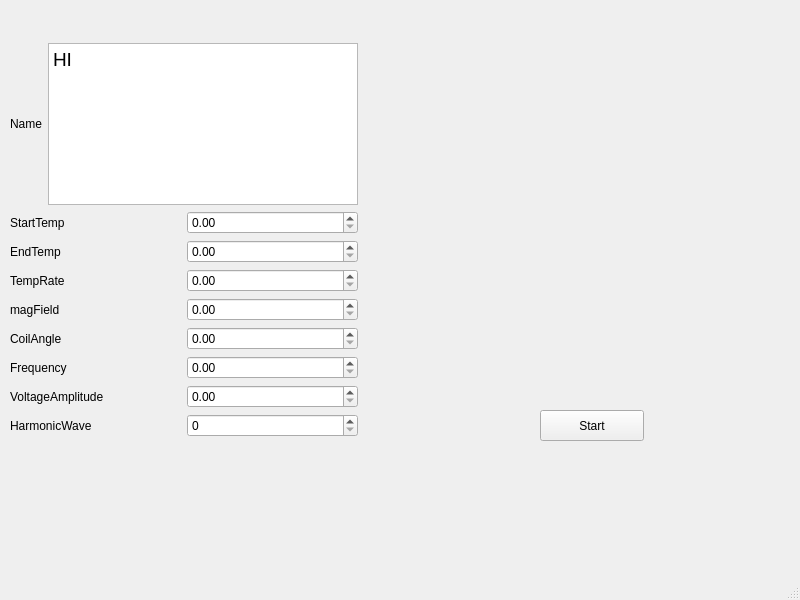
<?xml version="1.0" encoding="UTF-8"?>
<ui version="4.0">
 <class>MainWindow</class>
 <widget class="QMainWindow" name="MainWindow">
  <property name="geometry">
   <rect>
    <x>0</x>
    <y>0</y>
    <width>800</width>
    <height>600</height>
   </rect>
  </property>
  <property name="windowTitle">
   <string>MainWindow</string>
  </property>
  <widget class="QWidget" name="centralwidget">
   <widget class="QPushButton" name="pushButton">
    <property name="geometry">
     <rect>
      <x>540</x>
      <y>410</y>
      <width>104</width>
      <height>31</height>
     </rect>
    </property>
    <property name="text">
     <string>Start</string>
    </property>
   </widget>
   <widget class="QWidget" name="">
    <property name="geometry">
     <rect>
      <x>10</x>
      <y>43</y>
      <width>348</width>
      <height>394</height>
     </rect>
    </property>
    <layout class="QVBoxLayout" name="verticalLayout">
     <item>
      <layout class="QHBoxLayout" name="horizontalLayout">
       <item>
        <widget class="QLabel" name="label">
         <property name="text">
          <string>Name</string>
         </property>
        </widget>
       </item>
       <item>
        <widget class="QTextEdit" name="SupraName1">
         <property name="html">
          <string>&lt;!DOCTYPE HTML PUBLIC &quot;-//W3C//DTD HTML 4.0//EN&quot; &quot;http://www.w3.org/TR/REC-html40/strict.dtd&quot;&gt;
&lt;html&gt;&lt;head&gt;&lt;meta name=&quot;qrichtext&quot; content=&quot;1&quot; /&gt;&lt;style type=&quot;text/css&quot;&gt;
p, li { white-space: pre-wrap; }
&lt;/style&gt;&lt;/head&gt;&lt;body style=&quot; font-family:'MS Shell Dlg 2'; font-size:14.25pt; font-weight:400; font-style:normal;&quot;&gt;
&lt;p style=&quot; margin-top:0px; margin-bottom:0px; margin-left:0px; margin-right:0px; -qt-block-indent:0; text-indent:0px;&quot;&gt;&lt;span style=&quot; font-family:'MS Shell Dlg 2'; font-size:14pt;&quot;&gt;HI&lt;/span&gt;&lt;/p&gt;&lt;/body&gt;&lt;/html&gt;</string>
         </property>
        </widget>
       </item>
      </layout>
     </item>
     <item>
      <layout class="QHBoxLayout" name="horizontalLayout_2">
       <item>
        <widget class="QLabel" name="label_2">
         <property name="text">
          <string>StartTemp</string>
         </property>
        </widget>
       </item>
       <item>
        <widget class="QDoubleSpinBox" name="StartTemp"/>
       </item>
      </layout>
     </item>
     <item>
      <layout class="QHBoxLayout" name="horizontalLayout_3">
       <item>
        <widget class="QLabel" name="label_4">
         <property name="text">
          <string>EndTemp</string>
         </property>
        </widget>
       </item>
       <item>
        <widget class="QDoubleSpinBox" name="EndTemp"/>
       </item>
      </layout>
     </item>
     <item>
      <layout class="QHBoxLayout" name="horizontalLayout_4">
       <item>
        <widget class="QLabel" name="label_3">
         <property name="text">
          <string>TempRate</string>
         </property>
        </widget>
       </item>
       <item>
        <widget class="QDoubleSpinBox" name="TempRate"/>
       </item>
      </layout>
     </item>
     <item>
      <layout class="QHBoxLayout" name="horizontalLayout_5">
       <item>
        <widget class="QLabel" name="label_5">
         <property name="text">
          <string>magField</string>
         </property>
        </widget>
       </item>
       <item>
        <widget class="QDoubleSpinBox" name="MagField"/>
       </item>
      </layout>
     </item>
     <item>
      <layout class="QHBoxLayout" name="horizontalLayout_6">
       <item>
        <widget class="QLabel" name="label_6">
         <property name="text">
          <string>CoilAngle</string>
         </property>
        </widget>
       </item>
       <item>
        <widget class="QDoubleSpinBox" name="CoilAngle"/>
       </item>
      </layout>
     </item>
     <item>
      <layout class="QHBoxLayout" name="horizontalLayout_7">
       <item>
        <widget class="QLabel" name="label_7">
         <property name="text">
          <string>Frequency</string>
         </property>
        </widget>
       </item>
       <item>
        <widget class="QDoubleSpinBox" name="Frequency"/>
       </item>
      </layout>
     </item>
     <item>
      <layout class="QHBoxLayout" name="horizontalLayout_8">
       <item>
        <widget class="QLabel" name="label_8">
         <property name="text">
          <string>VoltageAmplitude</string>
         </property>
        </widget>
       </item>
       <item>
        <widget class="QDoubleSpinBox" name="VoltageAmplitude"/>
       </item>
      </layout>
     </item>
     <item>
      <layout class="QHBoxLayout" name="horizontalLayout_9">
       <item>
        <widget class="QLabel" name="label_9">
         <property name="text">
          <string>HarmonicWave</string>
         </property>
        </widget>
       </item>
       <item>
        <widget class="QSpinBox" name="HarmonicWave"/>
       </item>
      </layout>
     </item>
    </layout>
   </widget>
  </widget>
  <widget class="QMenuBar" name="menubar">
   <property name="geometry">
    <rect>
     <x>0</x>
     <y>0</y>
     <width>800</width>
     <height>21</height>
    </rect>
   </property>
  </widget>
  <widget class="QStatusBar" name="statusbar"/>
 </widget>
 <resources/>
 <connections/>
</ui>
